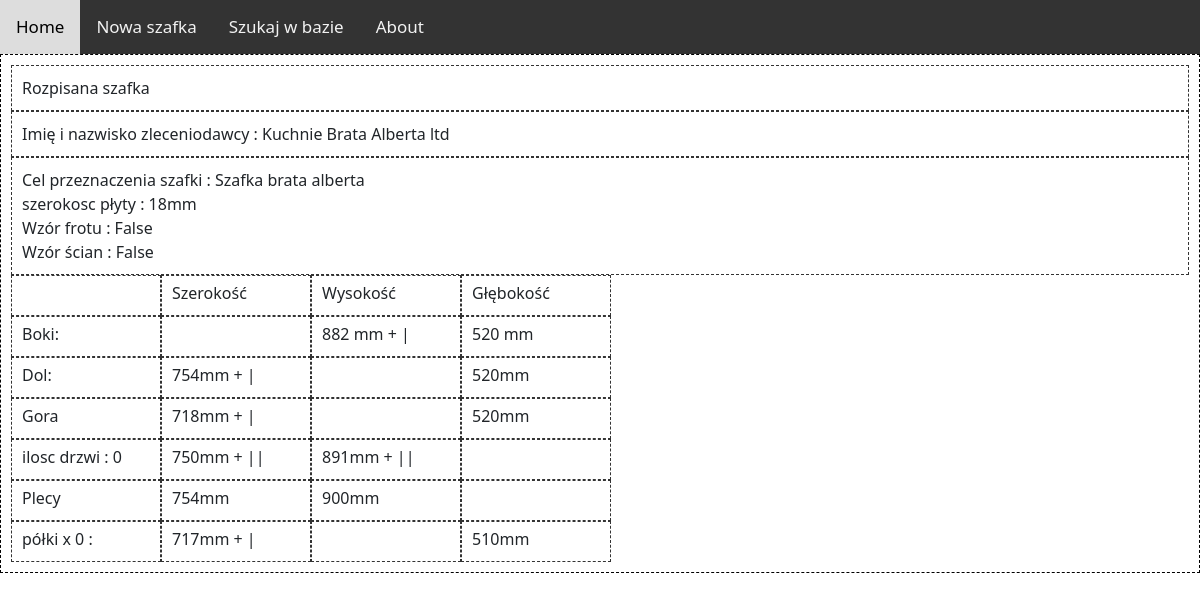
Page /szafka/2 on the committed database.
### szafka/models.py (models this page shows)
class Szafka(models.Model):
    nazwa           = models.CharField (max_length=300)
    szerokosc       = models.IntegerField(default=False)
    wysokosc        = models.IntegerField(default=False)
    glebokosc       = models.IntegerField(default=False)
    plyta           = models.IntegerField(default=False)
    ilosc_polek     = models.IntegerField(default=False)
    ilosc_drzwi     = models.IntegerField(default=False)
    narozna         = models.BooleanField(default=False)
    glebokosc_wneki = models.IntegerField(default=False)
    wzor_frontu     = models.CharField(max_length=300,default=False)
    wzor_sciany     = models.CharField(max_length=300,default=False)

### szafka/views.py (the view, shortened to what this page needs)
# urls.py: path('szafka/<int:id>', szafka_rozpisana_view ),
def szafka_rozpisana_view(request,id):
    obj = Szafka.objects.get(id = id)
    boki_s = boki()
    boki_s.y = obj.wysokosc - obj.plyta
    boki_s.z = obj.glebokosc
    dol_s = dol()
    dol_s.x =obj.szerokosc
    dol_s.z =obj.glebokosc
    gora_s = gora()
    gora_s.x =obj.szerokosc - 2*obj.plyta
    gora_s.z =obj.glebokosc
    front_s = front()
    front_s.ilosc_drzwi = obj.ilosc_drzwi
    if (obj.narozna == False):
        if ( front_s.ilosc_drzwi == 2 ):
            front_s.x = obj.szerokosc / 2  - 4
            front_s.y = obj.wysokosc - 9
        elif ( front_s.ilosc_drzwi == 1 ):
            front_s.x = obj.szerokosc - 4
            front_s.y = obj.wysokosc - 9
        else :
            front_s.x = obj.szerokosc - 4
            front_s.y = obj.wysokosc - 9
    polki_s = polki()
    polki_s.x =obj.szerokosc - 2*obj.plyta -1
    polki_s.z =obj.glebokosc - 10
    context = {
        'szafka':obj,
        'boki':boki_s,
        'dol':dol_s,
        'gora':gora_s,
        'front':front_s,
        'polki':polki_s,
    }
    return render (request, "rozpisana.html", context)

### szafy/templates/rozpisana.html (shortened to what this page needs)
{% extends 'base.html' %}
{% block content %}
<div id='whole'  >
<div class='contentbox'>Rozpisana szafka</div>
    <div id='osoby' class='contentbox'>
        Imię i nazwisko zleceniodawcy : Kuchnie Brata Alberta ltd </br>
    </div>
    <div id='nazwa' class='contentbox'>
        Cel przeznaczenia szafki : {{ szafka.nazwa }} </br> szerokosc płyty : {{ szafka.plyta}}mm </br>
        Wzór frotu : {{ szafka.wzor_frontu}} </br> Wzór ścian : {{ szafka.wzor_sciany}} </br>
    </div>
    <div name='row'class="row">
        <div class='cell'> </br></div>
        <div class='cell'> Szerokość</br></div>
        <div class='cell'> Wysokość </br></div>
        <div class='cell'> Głębokość </br></div>
    </div>
    <div name='row' class="row">
        <div class='cell'> Boki: </br></div>
        <div class='cell'> </br></div>
        <div class='cell'> {{ boki.y}} mm + | </br></div>
        <div class='cell'> {{ boki.z}} mm   </br></div>
    </div>
    <div name='row'class="row">
            <div class='cell'> Dol:  </br></div>
            <div class='cell'> {{ dol.x }}mm + | </br></div>
            <div class='cell'> </br></div>
            <div class='cell'>{{ dol.z }}mm </br></div>
    </div>
    <div name='row' class="row">
            <div class='cell'> Gora </br></div>
            <div class='cell'> {{ gora.x }}mm + |</br></div>
            <div class='cell'> </br></div>
            <div class='cell'>{{ gora.z }}mm </br></div>
    </div>
    <div name='row' class="row">
            <div class='cell'> ilosc drzwi : {{ szafka.ilosc_drzwi }}</br></div>
            <div class='cell'> {{ front.x}}mm + ||</br></div>
            <div class='cell'> {{ front.y}}mm + || </br></div>
            <div class='cell'> </br></div>
    </div>
    <div name='row'class="row">
            <div class='cell'> Plecy </br></div>
            <div class='cell'> {{ szafka.szerokosc }}mm </br></div>
            <div class='cell'> {{ szafka.wysokosc }}mm </br></div>
            <div class='cell'> </br></div>
    </div>
    <div name='row'class="row">
                <div class='cell'> półki x {{ szafka.ilosc_polek }} :</br></div>
                <div class='cell'> {{ polki.x }}mm + | </br></div>
                <div class='cell'> </br></div>
                <div class='cell'> {{ polki.z }}mm </br></div>
    </div>
    </div>
</div>
{% endblock %}

### szafy/templates/base.html (style rules this page uses)
.row { width: 100%; margin-left:0px; }
.contentbox { padding: 10px; width:inherit; border:#333 dashed 1px; }
.cell { display: table-cell; width: 150px; padding-left: 10px; padding-top: 5px; padding-bottom: 10px; border:#333 dashed 1px; }

### rows in the picture
Szafka: nazwa "Szafka brata alberta", plyta "18", wzor_frontu "False", wzor_sciany "False", ilosc_drzwi "0", szerokosc "754", wysokosc "900", ilosc_polek "0"

### other values in the picture
{{ boki.y }} "882"
{{ boki.z }} "520"
{{ dol.x }} "754"
{{ dol.z }} "520"
{{ gora.x }} "718"
{{ gora.z }} "520"
{{ front.x }} "750"
{{ front.y }} "891"
{{ polki.x }} "717"
{{ polki.z }} "510"
